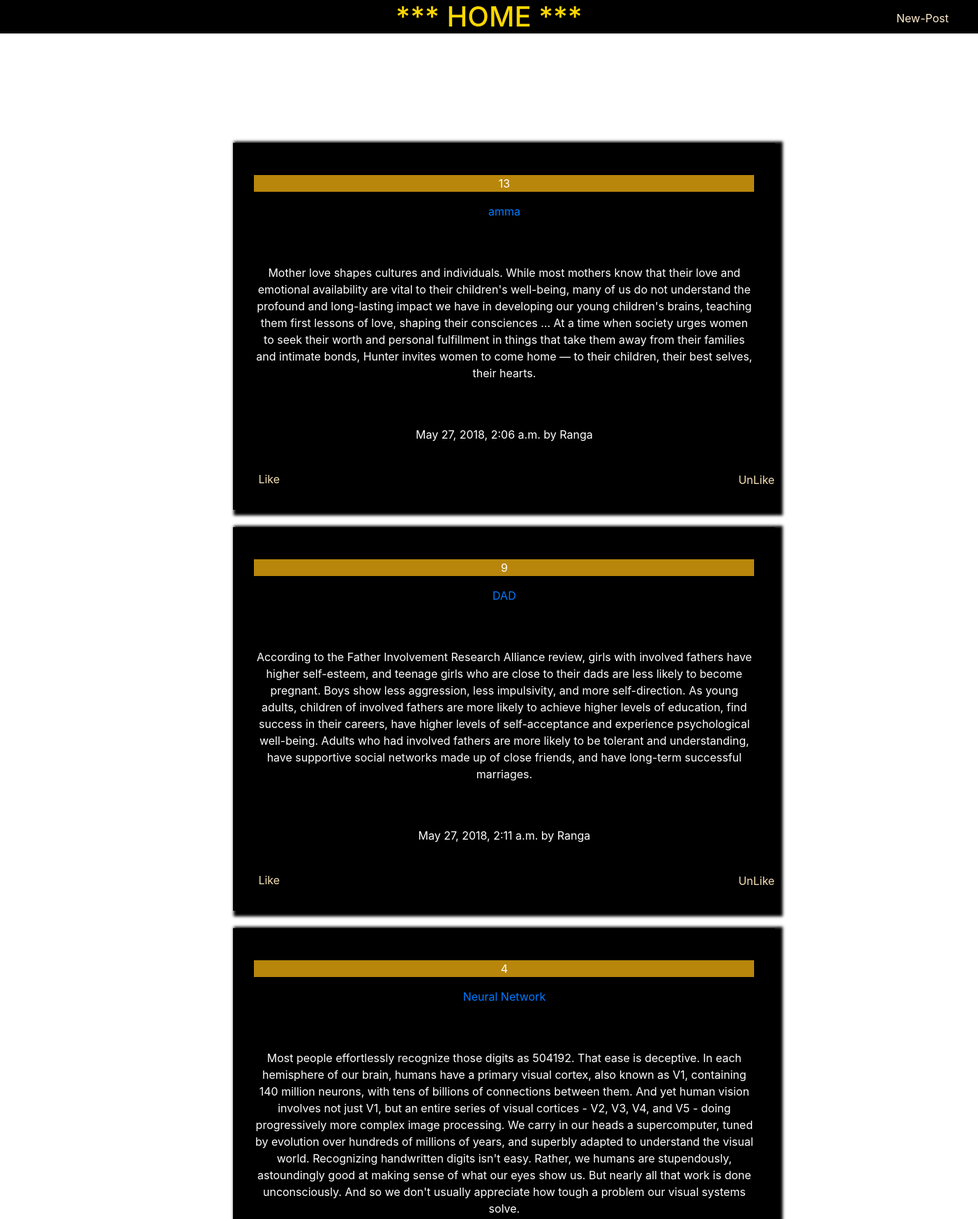
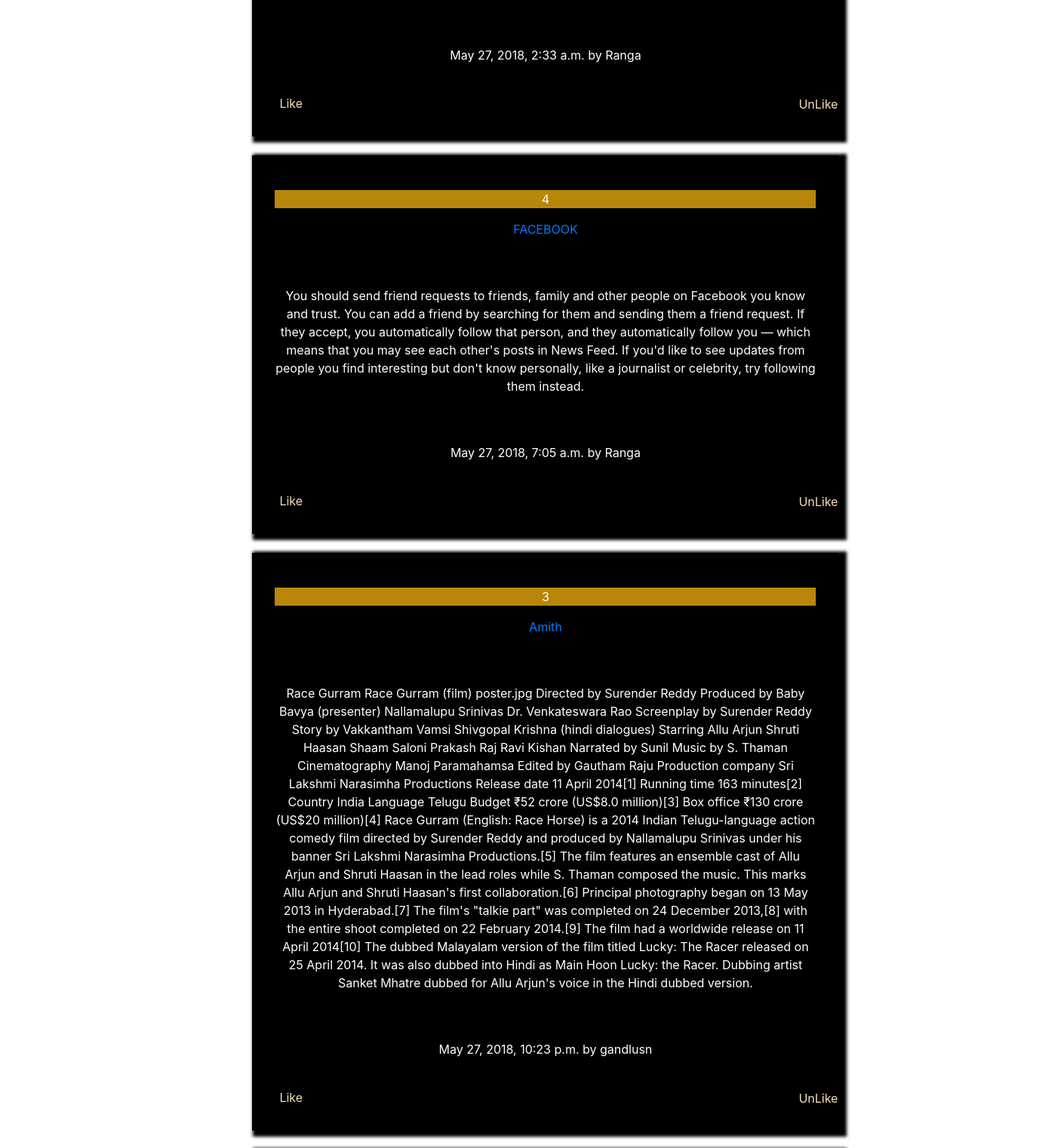
The page / (upper part) on the database its author committed (2 pictures, top to bottom).
### posts/models.py (models this page shows)
class Post(models.Model):
    title = models.CharField(max_length=200)
    url = models.TextField()
    pub_date = models.DateTimeField()
    author = models.ForeignKey(User,on_delete=django.db.models.deletion.CASCADE)
    votes_total = models.IntegerField(default=1)
    content = models.TextField()

### posts/views.py (the view)
# urls.py: url(r'^$', views.home,name='home'),
def home(request):
    posts = Post.objects.order_by('-votes_total')
    print(len(posts))
    return render(request,'posts/home.html',{'posts':posts})

### posts/templates/posts/home.html (shortened to what this page needs)
<!doctype html>
<html lang="en">
  <head>
    <link rel="stylesheet" href="https://stackpath.bootstrapcdn.com/bootstrap/4.1.1/css/bootstrap.min.css">
  </head>
<body >
    <div style="background-color: black;">
    <h1 style="text-align: center;color:gold;">*** HOME ***</h1>
    <a href="{% url 'posts:create' %}" class="float-right" style="color:blanchedalmond;margin: -3% 3%;text-decoration:  none;">New-Post</a>
    </div>
<div class="container" style="display: flex; align-content: center center; margin:-7%   21%">
<div style="margin:100px 0px;align-content: center;">
<br/>
<div  style="">
{% for post in posts.all %}
<div   style="box-shadow: black 6px 3px 4px 5px;color:white;background-color: black;width: 70%;height: 20%;margin:25px;padding:30px; border-bottom-color: gold;border-right-color: gold;border:4px 5px" >
  <span style="color:white"><p style="text-align: left">
<p style="text-align: center; background-color: darkgoldenrod">     {{post.votes_total}} </p>
<p style="text-align: center;">    <a href="{{post.url}}" style="text-decoration:  none;">{{ post.title }}</a></p>
</span>
<br/>
<br/>
<p style="text-align: center">{{post.content}}</p>
<br/>
<br/>
<p style="text-align: center">{{post.pub_date}} by {{post.author.username}}</p>
<br/>
  <div class="d-flex justify-content-between">
  <form method="POST" action='{% url "posts:upvote" post.id %}' >
      <input type="submit" value="Like" style="color: wheat;background-color: transparent; border: 0px; margin: -100px 0px  "  >
      </form>
  <form method="POST" action='{% url "posts:downvote" post.id %}' style="margin:0px 90%">
      <input type="submit" value="UnLike"  style="color: wheat;background-color: transparent; border: 0px">
  </form>
  </div>
</div>
{% endfor %}
</div>
</div>
</div>
  </body>
</html>

### rows shown on the page
Post: votes_total "13", title "amma", content "Mother love shapes cultures and individuals. While most mothers know that their love and emotional availability are vital to their children's well-being, many of us do not understand the profound and long-lasting impact we have in developing our young children's brains, teaching them first lessons of love, shaping their consciences … At a time when society urges women to seek their worth and personal fulfillment in things that take them away from their families and intimate bonds, Hunter invites women to come home — to their children, their best selves, their hearts.", pub_date "May 27, 2018, 2:06 a.m.", author.username "Ranga"
Post: votes_total "9", title "DAD", content "According to the Father Involvement Research Alliance review, girls with involved fathers have higher self-esteem, and teenage girls who are close to their dads are less likely to become pregnant. Boys show less aggression, less impulsivity, and more self-direction. As young adults, children of involved fathers are more likely to achieve higher levels of education, find success in their careers, have higher levels of self-acceptance and experience psychological well-being. Adults who had involved fathers are more likely to be tolerant and understanding, have supportive social networks made up of close friends, and have long-term successful marriages.", pub_date "May 27, 2018, 2:11 a.m.", author.username "Ranga"
Post: votes_total "4", title "Neural Network", content "Most people effortlessly recognize those digits as 504192. That ease is deceptive. In each hemisphere of our brain, humans have a primary visual cortex, also known as V1, containing 140 million neurons, with tens of billions of connections between them. And yet human vision involves not just V1, but an entire series of visual cortices - V2, V3, V4, and V5 - doing progressively more complex image processing. We carry in our heads a supercomputer, tuned by evolution over hundreds of millions of years, and superbly adapted to understand the visual world. Recognizing handwritten digits isn't easy. Rather, we humans are stupendously, astoundingly good at making sense of what our eyes show us.…", pub_date "May 27, 2018, 2:33 a.m.", author.username "Ranga"
Post: votes_total "4", title "FACEBOOK", content "You should send friend requests to friends, family and other people on Facebook you know and trust. You can add a friend by searching for them and sending them a friend request. If they accept, you automatically follow that person, and they automatically follow you — which means that you may see each other's posts in News Feed. If you'd like to see updates from people you find interesting but don't know personally, like a journalist or celebrity, try following them instead.", pub_date "May 27, 2018, 7:05 a.m.", author.username "Ranga"
Post: votes_total "3", title "Amith", content "Race Gurram Race Gurram (film) poster.jpg Directed by Surender Reddy Produced by Baby Bavya (presenter) Nallamalupu Srinivas Dr. Venkateswara Rao Screenplay by Surender Reddy Story by Vakkantham Vamsi Shivgopal Krishna (hindi dialogues) Starring Allu Arjun Shruti Haasan Shaam Saloni Prakash Raj Ravi Kishan Narrated by Sunil Music by S. Thaman Cinematography Manoj Paramahamsa Edited by Gautham Raju Production company Sri Lakshmi Narasimha Productions Release date 11 April 2014[1] Running time 163 minutes[2] Country India Language Telugu Budget ₹52 crore (US$8.0 million)[3] Box office ₹130 crore (US$20 million)[4] Race Gurram (English: Race Horse) is a 2014 Indian Telugu-language action…", pub_date "May 27, 2018, 10:23 p.m.", author.username "gandlusn"
